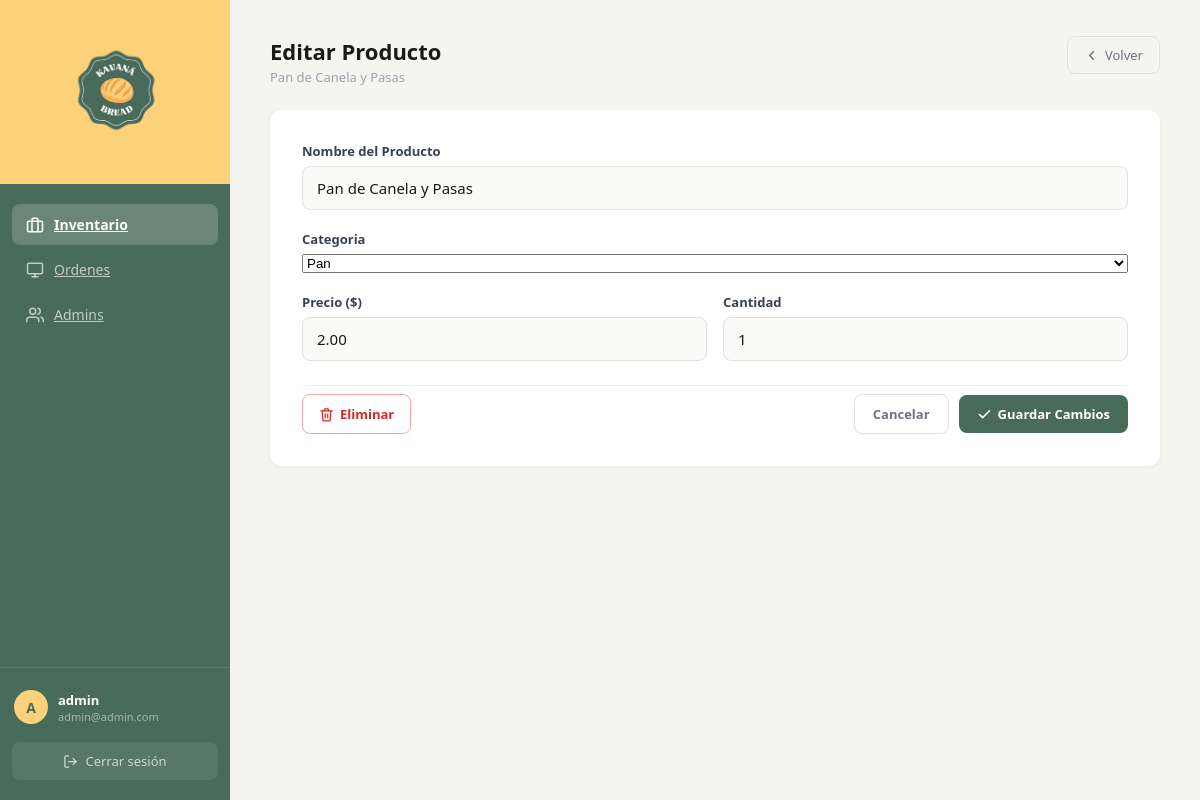
The page /admin/edit-product.php?id=3 (signed in) on the database its author committed.
### tables this page shows
CREATE TABLE `products` (
  `Product_ID` int(11) NOT NULL,
  `Product_Name` varchar(50) NOT NULL,
  `category_ID` int(11) NOT NULL,
  `Price` decimal(6,2) NOT NULL,
  `Quantity` int(11) NOT NULL
);

### admin/edit-product.php (the view, shortened to what this page needs)
<?php
include(__DIR__ . '/../config/db.php');
$id = isset($_GET['id']) ? (int)$_GET['id'] : 0;
$sql = "SELECT * FROM products WHERE Product_ID = $id";
$result = mysqli_query($conn, $sql);
$product = mysqli_fetch_assoc($result);
?>
<!DOCTYPE html>
<html lang="es">
<head>
    <link rel="stylesheet" href="/kavanabread/assets/styles.css">
</head>
<body class="admin-layout">
    <aside class="admin-sidebar">
        <div class="sidebar-logo">
            <img src="../assets/logo.png" alt="Kavana Bread">
        </div>
        <nav class="sidebar-nav">
            <a href="panel.php" class="nav-item active">
                Inventario
            </a>
            <a href="panel.php" class="nav-item">
                <svg xmlns="http://www.w3.org/2000/svg" width="18" height="18" viewBox="0 0 24 24" fill="none" stroke="currentColor" stroke-width="2" stroke-linecap="round" stroke-linejoin="round"><rect x="2" y="3" width="20" height="14" rx="2"/><line x1="8" y1="21" x2="16" y2="21"/><line x1="12" y1="17" x2="12" y2="21"/></svg>
                Ordenes
            </a>
             <a href="panel.php" class="nav-item">
                Admins
            </a>
        </nav>
        <div class="sidebar-footer">
            <div class="user-chip">
                <div class="user-avatar"><?php echo strtoupper(substr($_SESSION['username'], 0, 1)); ?></div>
                <div class="user-details">
                    <span><?php echo htmlspecialchars($_SESSION['username']); ?></span>
                    <small><?php echo htmlspecialchars($_SESSION['email']); ?></small>
                </div>
            </div>
            <a href="login.php" class="btn-logout">
                <svg xmlns="http://www.w3.org/2000/svg" width="15" height="15" viewBox="0 0 24 24" fill="none" stroke="currentColor" stroke-width="2" stroke-linecap="round" stroke-linejoin="round"><path d="M9 21H5a2 2 0 0 1-2-2V5a2 2 0 0 1 2-2h4"/><polyline points="16 17 21 12 16 7"/><line x1="21" y1="12" x2="9" y2="12"/></svg>
                Cerrar sesión
            </a>
        </div>
    </aside>
    <main class="admin-main">
        <div class="tab-header">
            <div>
                <h1>Editar Producto</h1>
                <p class="tab-subtitle"><?php echo $product ? htmlspecialchars($product['Product_Name']) : 'Producto #' . $id; ?></p>
            </div>
            <a href="panel.php" class="btn-back">
                <svg xmlns="http://www.w3.org/2000/svg" width="15" height="15" viewBox="0 0 24 24" fill="none" stroke="currentColor" stroke-width="2.5" stroke-linecap="round" stroke-linejoin="round"><polyline points="15 18 9 12 15 6"/></svg>
                Volver
            </a>
        </div>
        <div class="content-card admin-form-card">
            <form action="edit-product.php" method="POST" class="admin-form">
                <div class="admin-form-field">
                    <label for="nombre">Nombre del Producto</label>
                    <input type="text" id="nombre" name="nombre"
                        value="<?php echo $product ? htmlspecialchars($product['Product_Name']) : ''; ?>"
                        placeholder="Nombre del producto" required>
                </div>
                <div class="admin-form-field">
                    <label for="categoria">Categoria</label>
                    <select id="categoria" name="categoria" required>
                        <?php
                        $currentCat = $product ? (int)$product['category_ID'] : 0;
                        $catResult = mysqli_query($conn, "SELECT category_ID, name FROM category");
                        while ($cat = mysqli_fetch_array($catResult)) {
                            $selected = ($cat['category_ID'] == $currentCat) ? 'selected' : '';
                            echo '<option value="' . (int)$cat['category_ID'] . '" ' . $selected . '>' . htmlspecialchars($cat['name']) . '</option>';
                        }
                        ?>
                    </select>
                </div>
                <div class="admin-form-row">
                    <div class="admin-form-field">
                        <label for="precio">Precio ($)</label>
                        <input type="number" id="precio" name="precio" step="0.01" min="0"
                            value="<?php echo $product ? htmlspecialchars($product['Price']) : ''; ?>"
                            placeholder="0.00" required>
                    </div>
                    <div class="admin-form-field">
                        <label for="cantidad">Cantidad</label>
                        <input type="number" id="cantidad" name="cantidad" min="0"
                            value="<?php echo $product ? htmlspecialchars($product['Quantity']) : ''; ?>"
                            placeholder="0" required>
                    </div>
                </div>
                <div class="admin-form-actions">
                    <form method="POST" action="edit-product.php" onsubmit="return confirm('¿Seguro que quieres eliminar este producto?')" style="margin:0;">
                        <button type="submit" name="Delete" class="btn-danger">
                            Eliminar
                        </button>
                    </form>
                    <div class="form-actions-right">
                        <a href="panel.php" class="btn-secondary">Cancelar</a>
                        <button type="submit" name="Editar" class="btn-primary">
                            <svg xmlns="http://www.w3.org/2000/svg" width="15" height="15" viewBox="0 0 24 24" fill="none" stroke="currentColor" stroke-width="2.5" stroke-linecap="round" stroke-linejoin="round"><polyline points="20 6 9 17 4 12"/></svg>
                            Guardar Cambios
                        </button>
                    </div>
                </div>
            </form>
        </div>
    </main>
</body>
</html>

### rows shown on the page
products: Product_Name "Pan de Canela y Pasas", nombre "Pan de Canela y Pasas", precio "2.00", cantidad "1"

### other values the page prints
substr($_SESSION['username'], 0, 1) "A"
$_SESSION['username'] "admin"
$_SESSION['email'] "admin@admin.com"
form field categoria "Pan"
